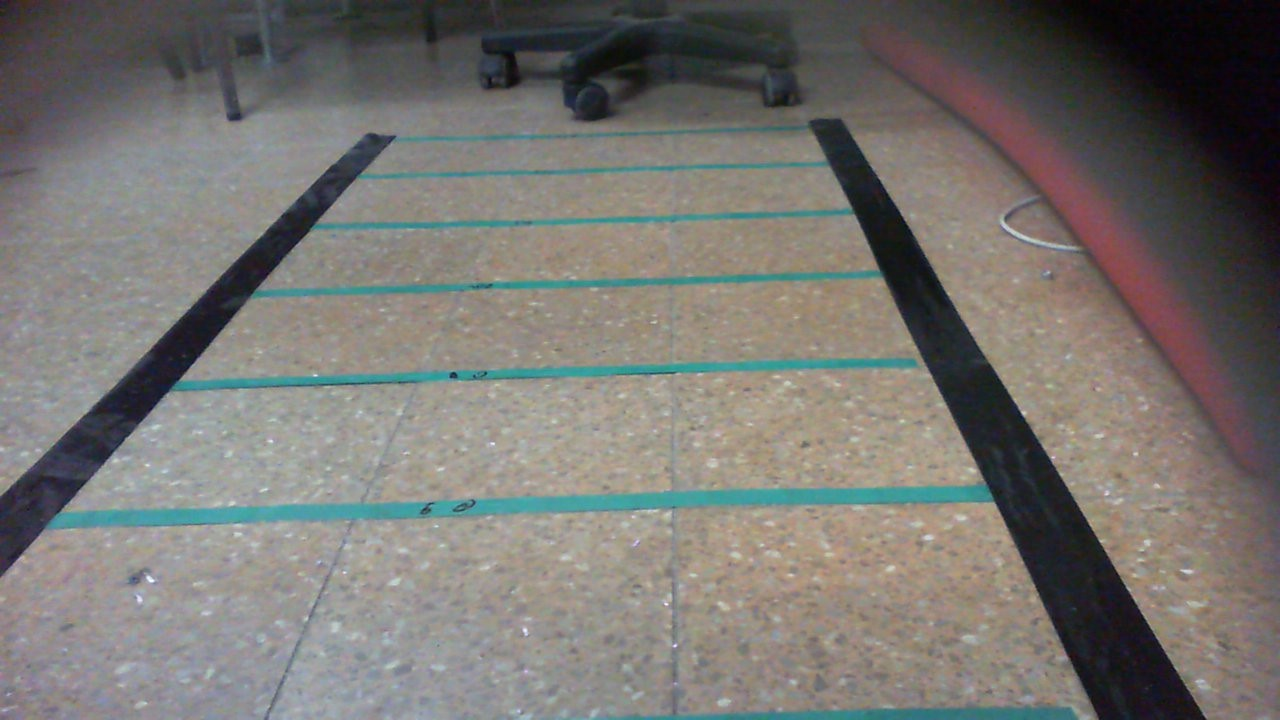
#> input picture UdiCalibrationImage.jpeg, 1280 x 720 px
$ python mark_line_on_image.py UdiCalibrationImage.jpeg   (older library calls are emulated)
#> lines starting #> are read from the running program, lines starting #| are printed output that depends on the picture; after the words box and inside, x2 and y2 are one past the last pixel; in counts of white or black regions, pixels touching at a corner belong together
#> in args_parser, image is the input picture: shape (720, 1280, 3); mean B, G, R 112.6, 116.4, 118.7
### find_line_in_image.py
# the modules we need for finding the distance and angle to the line
import cv2
import numpy as np
import sys


def find_line_contour(image):
    cleaned_image = __clean_image(image)
    # finds the contours in the image after open was used on it
    # searching only for external contours
    _, contours, _ = cv2.findContours(
        cleaned_image, cv2.RETR_EXTERNAL,
        cv2.CHAIN_APPROX_SIMPLE
    )
    # save the contour that will be returned after the function is used
    # the best fitting rectangle
    cont = None
    min_differ = sys.maxsize
    # every difference in the area of the minAreaRect
    # will be smaller then sys.maxsize
    # saves it also to decide which is the best fitting rectangle
    found_box = False
    for contour in contours:
        area = cv2.contourArea(contour)
        if area <= 400 or area >= 30000:
            continue
        peri = cv2.arcLength(contour, True)
        approx = cv2.approxPolyDP(contour, 0.04 * peri, True)
        if not (4 <= len(approx) <= 6):
            continue
        rect = cv2.minAreaRect(contour)
        box = cv2.boxPoints(rect)
        box = np.int0(box)
        if cv2.contourArea(box) / cv2.contourArea(contour) < min_differ:
            cont = box
            found_box = True
            min_differ = cv2.contourArea(box) / cv2.contourArea(contour)
    # if we didn't find any box matching our criteria
    if not found_box:
        return None
    # return the points that are in the contour
    return cont


def __clean_image(image):
    # convert image to grayscale for future processing
    gray = cv2.cvtColor(
        image[0:image.shape[0], 0:image.shape[1]], cv2.COLOR_BGR2GRAY
        )
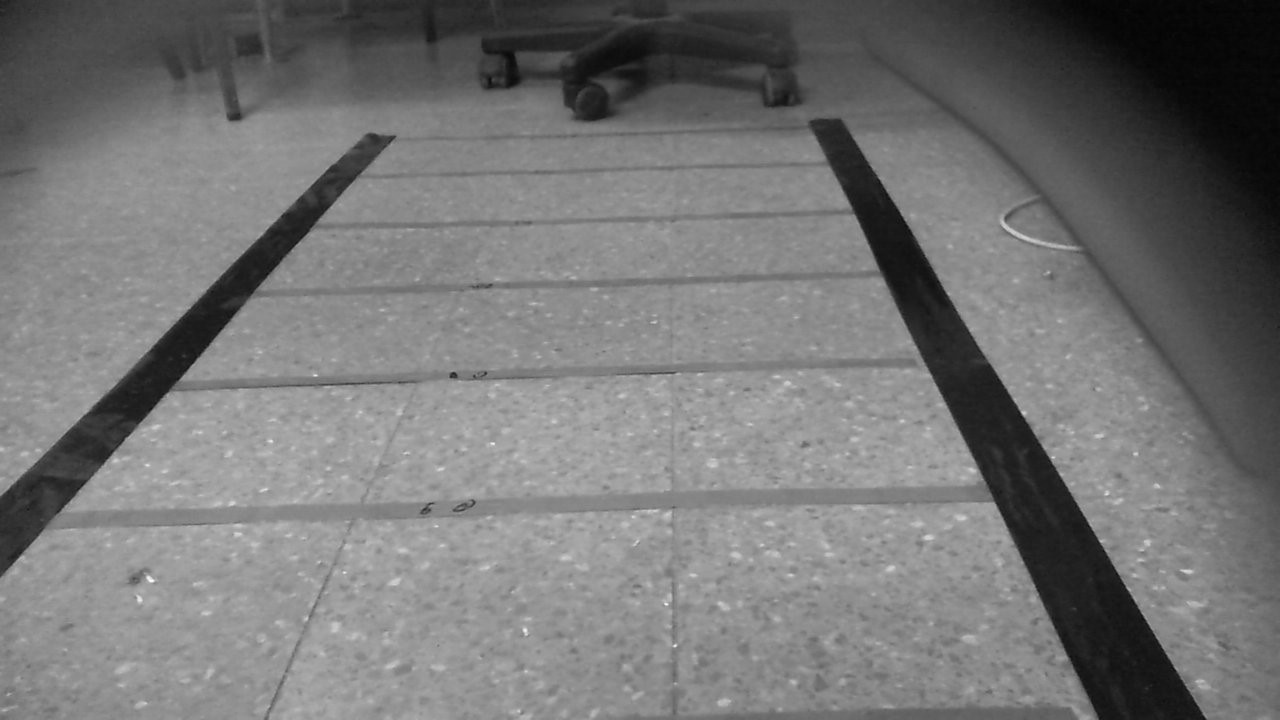
#> gray: shape (720, 1280); min 3, max 253, mean 116.7
    thresh = cv2.threshold(gray, 190, 255, cv2.THRESH_BINARY)[1]
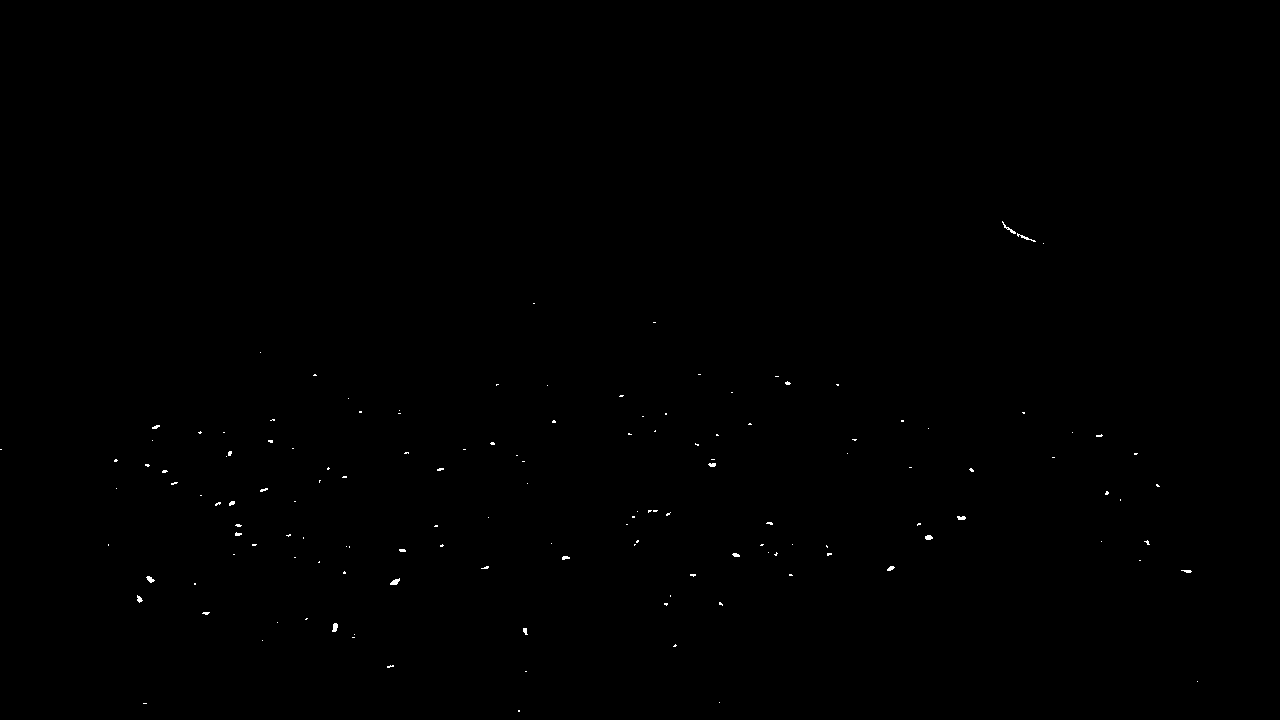
#> thresh: shape (720, 1280); 0.13% white in thin lines or dots, all inside (x1, y1, x2, y2) = (0, 221, 1198, 712)
    kernel = np.ones((5, 5), np.uint8)
    thresh_opened = cv2.erode(
        thresh, kernel, iterations=3
        )
#> thresh_opened: shape (720, 1280); every value is 0
    blurred = cv2.GaussianBlur(thresh_opened, (5, 5), 0)
    # cv2.imshow("blurred", blurred)
    return blurred

### mark_line_on_image.py
import argparse
import cv2
from find_line_in_image import find_line_contour


def mark_rectangle_contour():
    # return the points of the contour the looks most like rectangle
    best_fitting_rectangle = find_line_contour(image)
#> in find_line_contour, `_, contours, _ = cv2.findContours( cleaned_image, cv2.RETR_EXTERNAL, c..`: contours = []
#> after the loop in find_line_contour, `for contour in contours:`: found_box = False; min_differ = 9223372036854775807

    # draws the contour on the lower half of the image
    output = cv2.drawContours(
        image, best_fitting_rectangle,
        -1, (0, 0, 255), 4
    )

    # show the marked best fitting rectangle if there is one
    cv2.imshow("output", output)


def args_parser():
    global image

    # we need a parser
    # to run the program from command line and select one of the photos we took
    parser = argparse.ArgumentParser(
            description='An image white line will be detected in'
            )

    # we need an image path argument to know on what to apply the program
    parser.add_argument(
            'image',
            help='the path of the image'
        )

    # convert the arguments into something we can use
    args = parser.parse_args()

    # reads the args image paramater into image_path
    image_path = args.image

    # read the image from the path we are given
    image = cv2.imread(image_path)


def main():
    args_parser()
    mark_rectangle_contour()
    # wait for key press then destroy all windows
    cv2.waitKey(0)
    cv2.destroyAllWindows()


if __name__ == "__main__":
    main()
